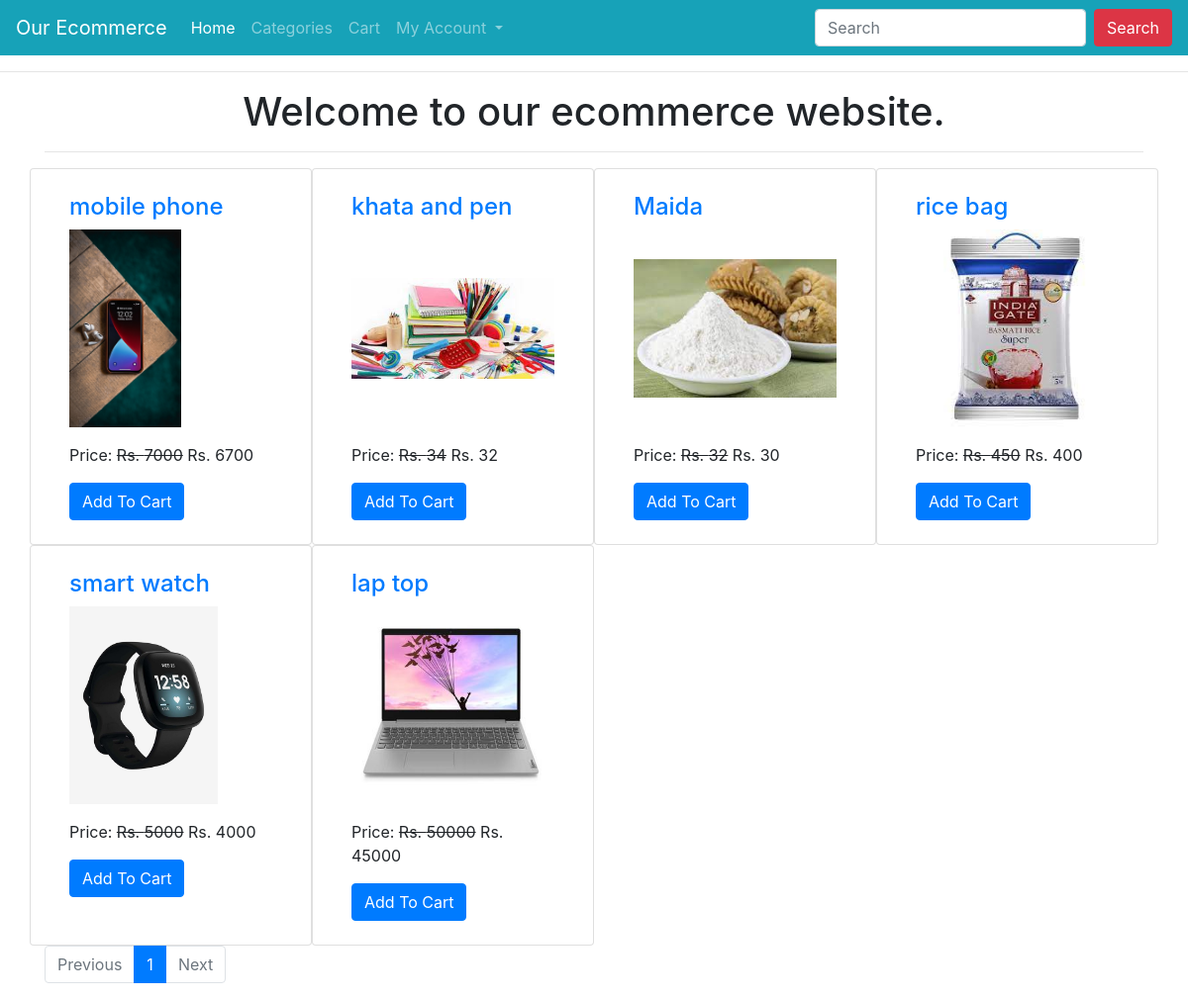
The page / on the database its author committed.
### ecomapp/models.py (models this page shows, shortened)
class Product(models.Model):
    title = models.CharField(max_length=200)
    slug = models.SlugField(unique=True)
    category = models.ForeignKey(Category, on_delete=models.CASCADE)
    image = models.ImageField(upload_to="products")
    marked_price = models.PositiveIntegerField()
    selling_price = models.PositiveIntegerField()
    description = models.TextField()
    warranty = models.CharField(max_length=300, null=True, blank=True)
    return_policy = models.CharField(max_length=300, null=True, blank=True)
    view_count = models.PositiveIntegerField(default=0)

### ecomapp/views.py (the view)
# urls.py: path("", HomeView.as_view(), name="home"),
class HomeView(EcomMixin, TemplateView):
    template_name = "home.html"
    def get_context_data(self, **kwargs):
        context = super().get_context_data(**kwargs)
        context['myname'] = "Dipak Niroula"
        all_products = Product.objects.all().order_by("-id")
        paginator = Paginator(all_products, 8)
        page_number = self.request.GET.get('page')
        print(page_number)
        product_list = paginator.get_page(page_number)
        context['product_list'] = product_list
        return context

### ecomapp/views.py (called while the page is built)
    def dispatch(self, request, *args, **kwargs):
        cart_id = request.session.get("cart_id")
        if cart_id:
            cart_obj = Cart.objects.get(id=cart_id)
            if request.user.is_authenticated and request.user.customer:
                cart_obj.customer = request.user.customer
                cart_obj.save()
        return super().dispatch(request, *args, **kwargs)

### templates/home.html (shortened to what this page needs)
{% extends 'base.html' %}
{% block content %}
<div class="container">
    <h1 class="text-center">Welcome to our ecommerce website. </h1>
    <hr>
    <div class="row mt-3">
        {% for p in product_list %}
        <div class="col-md-3 card">
            <div class="m-4">
                <h4><a href="{% url 'ecomapp:productdetail' p.slug %}">{{p.title}}</a></h4>
                <img src="{{p.image.url}}" alt="" class="img-fluid" style="height: 200px; object-fit: contain;">
                <p class="mt-3">Price: <strike>Rs. {{p.marked_price}}</strike> Rs. {{p.selling_price}}</p>
                <a href="{% url 'ecomapp:addtocart' p.id %}" class="btn btn-primary">Add To Cart</a>
            </div>
        </div>
        {% endfor %}
    </div>
    <nav aria-label="...">
        <ul class="pagination">
            {% if product_list.has_previous %}
            <li class="page-item">
                <a class="page-link" href="?page={{ product_list.previous_page_number }}">Previous</a>
              </li>
            {% else %}
            <li class="page-item disabled">
                <a class="page-link" href="#" tabindex="-1" aria-disabled="true">Previous</a>
            </li>
            {% endif %}
            {% for i in product_list.paginator.page_range %}
            {% if i == product_list.number %}
            <li class="page-item active"><a class="page-link">{{i}}</a></li>
            {% else %}
            <li class="page-item"><a class="page-link" href="?page={{i}}">{{i}}</a></li>
            {% endif %}
            {% endfor %}
            {% if product_list.has_next %}
            <li class="page-item">
                <a class="page-link" href="?page={{ product_list.next_page_number }}">Next</a>
            </li>
            {% else %}
            <li class="page-item disabled">
                <a class="page-link" href="#" tabindex="-1" aria-disabled="true">Next</a>
            </li>
            {% endif %}
        </ul>
      </nav>
</div>
{% endblock %}

### templates/base.html (shortened to what this page needs)
<!DOCTYPE html>
<html lang="en">
<head>
    <link rel="stylesheet" href="https://stackpath.bootstrapcdn.com/bootstrap/4.5.2/css/bootstrap.min.css">
</head>
<body>
    <nav class="navbar navbar-expand-lg navbar-dark bg-info">
        <a class="navbar-brand" href="{% url 'ecomapp:home' %}">Our Ecommerce</a>
        <div class="collapse navbar-collapse" id="navbarSupportedContent">
            <ul class="navbar-nav mr-auto">
            <li class="nav-item active">
                <a class="nav-link" href="{% url 'ecomapp:home' %}">Home <span class="sr-only">(current)</span></a>
            </li>
            <li class="nav-item">
                <a class="nav-link" href="{% url 'ecomapp:allproducts' %}">Categories</a>
            </li>
            <li class="nav-item">
                <a class="nav-link" href="{% url 'ecomapp:mycart' %}">Cart</a>
            </li>
            <li class="nav-item dropdown">
                <a class="nav-link dropdown-toggle" href="#" id="navbarDropdown" role="button" data-toggle="dropdown" aria-haspopup="true" aria-expanded="false">
                My Account
                </a>
            </li>
            </ul>
            <form class="form-inline my-2 my-lg-0" action="{% url 'ecomapp:search' %}" method="GET">
            <input name="keyword" class="form-control mr-sm-2" type="search" placeholder="Search" aria-label="Search" required>
            <button class="btn btn-danger my-2 my-sm-0" type="submit">Search</button>
            </form>
        </div>
        </nav>
    <hr>
    {% block content %}
    {% endblock %}
</body>
</html>

### rows shown on the page
Product: title "mobile phone", image (picture), marked_price "7000", selling_price "6700"
Product: title "khata and pen", image (picture), marked_price "34", selling_price "32"
Product: title "Maida", image (picture), marked_price "32", selling_price "30"
Product: title "rice bag", image (picture), marked_price "450", selling_price "400"
Product: title "smart watch", image (picture), marked_price "5000", selling_price "4000"
Product: title "lap top", image (picture), marked_price "50000", selling_price "45000"

### other values the page prints
{{ i }} "1"
